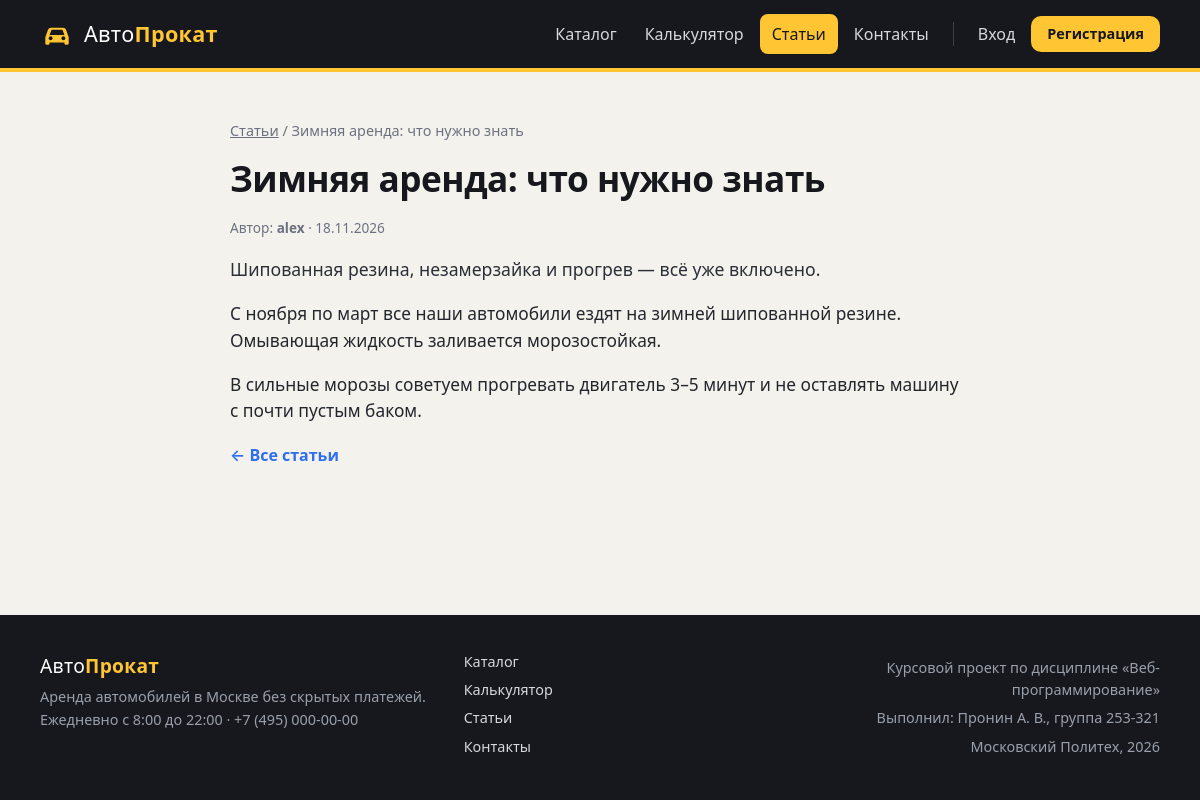
Page /articles/7 on the committed database.
### tables this page shows
CREATE TABLE `articles` (
    `id`         INT UNSIGNED NOT NULL AUTO_INCREMENT,
    `author_id`  INT UNSIGNED NOT NULL,
    `title`      VARCHAR(200) NOT NULL,
    `excerpt`    VARCHAR(400) NOT NULL,
    `body`       TEXT         NOT NULL,
    `created_at` DATETIME     NOT NULL DEFAULT CURRENT_TIMESTAMP,
    `updated_at` DATETIME     NULL,
    PRIMARY KEY (`id`),
    KEY `ix_articles_author` (`author_id`),
    CONSTRAINT `fk_articles_author` FOREIGN KEY (`author_id`) REFERENCES `users` (`id`) ON DELETE CASCADE
);

CREATE TABLE `users` (
    `id`            INT UNSIGNED NOT NULL AUTO_INCREMENT,
    `nickname`      VARCHAR(40)  NOT NULL,
    `email`         VARCHAR(120) NOT NULL,
    `password_hash` VARCHAR(255) NOT NULL,
    `created_at`    DATETIME     NOT NULL DEFAULT CURRENT_TIMESTAMP,
    PRIMARY KEY (`id`),
    UNIQUE KEY `uq_users_nickname` (`nickname`),
    UNIQUE KEY `uq_users_email` (`email`)
);

### src/Core/Controller.php (called while the page is built, shortened)
<?php
abstract class Controller
{
    protected function render(string $template, array $vars = [], int $code = 200): void
    {
        View::render($template, $vars, $code);
    }
}

### src/Controllers/ArticlesController.php (called while the page is built, shortened)
<?php
final class ArticlesController extends Controller
{
    public function show(int $id): void
    {
        $article = Article::find($id);
        $this->render('articles/show', [
            'title'   => $article['title'],
            'article' => $article,
            'canEdit' => Auth::id() === (int) $article['author_id'],
        ]);
    }
}

### index.php (called while the page is built, shortened)
<?php
spl_autoload_register(function (string $class): void {
    $prefix = 'App\\';
    if (str_starts_with($class, $prefix)) {
        $file = __DIR__ . '/src/' . str_replace('\\', '/', substr($class, strlen($prefix))) . '.php';
    }
});
require __DIR__ . '/src/helpers.php';
$route  = trim((string) ($_GET['route'] ?? ''), '/');
$method = $_SERVER['REQUEST_METHOD'] ?? 'GET';
$router = new App\Core\Router(require __DIR__ . '/src/routes.php');
$router->dispatch($method, $route);

### src/Core/App.php (called while the page is built, shortened)
<?php
final class App
{
    private static array $config = [];
    private static string $baseUrl = '';
    public static function init(array $config, string $root): void
    {
        self::$config = $config;
        $dir = str_replace('\\', '/', dirname($_SERVER['SCRIPT_NAME'] ?? '/index.php'));
        self::$baseUrl = rtrim($dir, '/');
    }
    public static function config(string $key, mixed $default = null): mixed
    {
        $value = self::$config;
        foreach (explode('.', $key) as $part) {
            $value = $value[$part];
        }
        return $value;
    }
    public static function baseUrl(): string
    {
        return self::$baseUrl;
    }
}

### src/helpers.php (called while the page is built, shortened)
<?php
function e(mixed $value): string
{
    return htmlspecialchars((string) $value, ENT_QUOTES, 'UTF-8');
}
function url(string $path = '', array $query = []): string
{
    $link = App::baseUrl() . '/' . ltrim($path, '/');
    $query = array_filter($query, fn ($v) => $v !== '' && $v !== null);
    return $query ? $link . '?' . http_build_query($query) : $link;
}
function date_ru(?string $date): string
{
    return $date ? date('d.m.Y', strtotime($date)) : '';
}

### src/Core/Db.php (called while the page is built, shortened)
<?php
final class Db
{
    private static ?Db $instance = null;
    private PDO $pdo;
    private function __construct()
    {
        $dsn = getenv('APP_DB_DSN') ?: sprintf(
            'mysql:host=%s;dbname=%s;charset=utf8mb4',
            App::config('db.host'),
            App::config('db.name')
        );
        $this->pdo = new PDO($dsn, App::config('db.user'), App::config('db.password'), [
            PDO::ATTR_ERRMODE            => PDO::ERRMODE_EXCEPTION,
            PDO::ATTR_DEFAULT_FETCH_MODE => PDO::FETCH_ASSOC,
            PDO::ATTR_EMULATE_PREPARES   => false,
        ]);
    }
    public static function get(): self
    {
        return self::$instance ??= new self();
    }
    public function one(string $sql, array $params = []): ?array
    {
        $stmt = $this->pdo->prepare($sql);
        $stmt->execute($params);
        $row = $stmt->fetch();
        return $row === false ? null : $row;
    }
}

### src/Models/Article.php (called while the page is built, shortened)
<?php
final class Article
{
    public static function find(int $id): ?array
    {
        return Db::get()->one(
            'SELECT a.*, u.nickname AS author
             FROM articles a JOIN users u ON u.id = a.author_id
             WHERE a.id = ?',
            [$id]
        );
    }
}

### templates/articles/show.php (the view, shortened to what this page needs)
<section class="wrap section article">
    <p class="crumbs"><a href="<?= url('articles') ?>">Статьи</a> / <?= e($article['title']) ?></p>
    <h1><?= e($article['title']) ?></h1>
    <p class="post__meta">
        Автор: <b><?= e($article['author']) ?></b> · <?= date_ru($article['created_at']) ?>
    </p>
    <p class="lead"><?= e($article['excerpt']) ?></p>
    <div class="article__body">
<?php foreach (preg_split('/\n{2,}/', trim($article['body'])) as $paragraph): ?>
        <p><?= nl2br(e($paragraph)) ?></p>
<?php endforeach; ?>
    </div>
    <p><a href="<?= url('articles') ?>" class="more">← Все статьи</a></p>
</section>

### src/Core/Router.php (shortened to what this page needs)
<?php
final class Router
{
    public function dispatch(string $method, string $path): void
    {
        foreach ($this->routes as [$routeMethod, $pattern, $handler]) {
            if (!preg_match('~^' . $pattern . '$~u', $path, $matches)) {
                continue;
            }
            array_shift($matches);
            [$controllerClass, $action] = $handler;
            $params = array_map(fn ($v) => ctype_digit($v) ? (int) $v : $v, $matches);
            try {
                (new $controllerClass())->$action(...$params);
            } catch (\PDOException $e) {
                View::error(500, 'Ошибка базы данных', $e->getMessage());
            }
            return;
        }
    }
}

### assets/css/style.css (style rules this page uses)
:root { --ink: #16181d; --ink-2: #2a2e37; --text: #23262d; --muted: #6b7180; --line: #e2e0d8; --bg: #f4f2ec; --card: #fffdf8; --accent: #ffc533; --accent-2: #f0a800; --blue: #2f6fed; --green: #1f9d55; --red: #d64545; --radius: 14px; --shadow: 0 8px 24px rgba(22, 24, 29, .08); }
*, *::before, *::after { box-sizing: border-box; }
html { scroll-behavior: smooth; }
body { margin: 0; min-height: 100vh; display: flex; flex-direction: column; font: 16px/1.55 "Segoe UI", system-ui, -apple-system, Roboto, Arial, sans-serif; color: var(--text); background: var(--bg); }
h1, h2, h3 { line-height: 1.2; color: var(--ink); }
h1 { font-size: 2rem; margin: 0 0 18px; letter-spacing: -.5px; }
a { color: var(--blue); }
.wrap { width: 100%; max-width: 1160px; margin: 0 auto; padding: 0 20px; }
.section { padding-top: 34px; }
.lead { font-size: 1.1rem; color: var(--ink-2); }
.more { font-weight: 600; text-decoration: none; }
.crumbs { color: var(--muted); font-size: .9rem; }
.crumbs a { color: var(--muted); }
.post__meta { color: var(--muted); font-size: .85rem; margin: 0; }
.article { max-width: 780px; }
.article h1 { font-size: 2.2rem; }
.article__body { font-size: 1.08rem; }
.article__body p { margin: 0 0 1em; }

### rows in the picture
articles: title "Зимняя аренда: что нужно знать", author.nickname "alex", created_at "18.11.2026", excerpt "Шипованная резина, незамерзайка и прогрев — всё уже включено.", body "С ноября по март все наши автомобили ездят на зимней шипованной резине. Омывающая жидкость заливается морозостойкая.", body "В сильные морозы советуем прогревать двигатель 3–5 минут и не оставлять машину с почти пустым баком."

### other values in the picture
$label "Каталог"
$label "Калькулятор"
$label "Статьи"
$label "Контакты"
